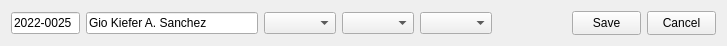
<?xml version="1.0" encoding="UTF-8"?>
<ui version="4.0">
 <class>Form</class>
 <widget class="QWidget" name="Form">
  <property name="geometry">
   <rect>
    <x>0</x>
    <y>0</y>
    <width>727</width>
    <height>46</height>
   </rect>
  </property>
  <property name="windowTitle">
   <string>Form</string>
  </property>
  <layout class="QGridLayout" name="gridLayout">
   <item row="0" column="0">
    <layout class="QHBoxLayout" name="horizontalLayout" stretch="2,5,2,2,2,2,2,2">
     <item>
      <widget class="QLineEdit" name="fld_idNum">
       <property name="text">
        <string>2022-0025</string>
       </property>
      </widget>
     </item>
     <item>
      <widget class="QLineEdit" name="fld_fullName">
       <property name="text">
        <string>Gio Kiefer A. Sanchez</string>
       </property>
      </widget>
     </item>
     <item>
      <widget class="QComboBox" name="cbb_course"/>
     </item>
     <item>
      <widget class="QComboBox" name="cbb_yrLvl"/>
     </item>
     <item>
      <widget class="QComboBox" name="cbb_gender"/>
     </item>
     <item>
      <widget class="QLabel" name="lbl_status">
       <property name="text">
        <string/>
       </property>
      </widget>
     </item>
     <item>
      <widget class="QPushButton" name="btn_save">
       <property name="sizePolicy">
        <sizepolicy hsizetype="Ignored" vsizetype="Minimum">
         <horstretch>0</horstretch>
         <verstretch>0</verstretch>
        </sizepolicy>
       </property>
       <property name="text">
        <string>Save</string>
       </property>
      </widget>
     </item>
     <item>
      <widget class="QPushButton" name="btn_cancel">
       <property name="sizePolicy">
        <sizepolicy hsizetype="Ignored" vsizetype="Minimum">
         <horstretch>0</horstretch>
         <verstretch>0</verstretch>
        </sizepolicy>
       </property>
       <property name="text">
        <string>Cancel</string>
       </property>
      </widget>
     </item>
    </layout>
   </item>
  </layout>
 </widget>
 <resources/>
 <connections/>
</ui>
